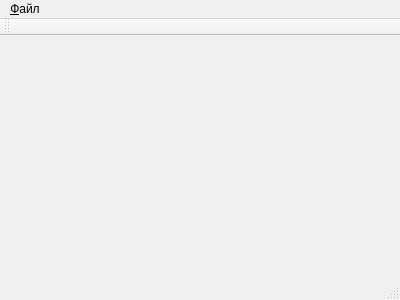
<?xml version="1.0" encoding="UTF-8"?>
<ui version="4.0">
 <class>MainWindow</class>
 <widget class="QMainWindow" name="MainWindow">
  <property name="geometry">
   <rect>
    <x>0</x>
    <y>0</y>
    <width>400</width>
    <height>300</height>
   </rect>
  </property>
  <property name="windowTitle">
   <string>MainWindow</string>
  </property>
  <widget class="QWidget" name="centralWidget"/>
  <widget class="QMenuBar" name="menuBar">
   <property name="geometry">
    <rect>
     <x>0</x>
     <y>0</y>
     <width>400</width>
     <height>23</height>
    </rect>
   </property>
   <widget class="QMenu" name="menu">
    <property name="title">
     <string>&amp;Файл</string>
    </property>
    <addaction name="actionOpen"/>
    <addaction name="action"/>
    <addaction name="separator"/>
    <addaction name="actionExit"/>
   </widget>
   <addaction name="menu"/>
  </widget>
  <widget class="QToolBar" name="mainToolBar">
   <attribute name="toolBarArea">
    <enum>TopToolBarArea</enum>
   </attribute>
   <attribute name="toolBarBreak">
    <bool>false</bool>
   </attribute>
  </widget>
  <widget class="QStatusBar" name="statusBar"/>
  <action name="actionOpen">
   <property name="text">
    <string>&amp;Открыть</string>
   </property>
  </action>
  <action name="actionExit">
   <property name="text">
    <string>&amp;Выход</string>
   </property>
  </action>
  <action name="action">
   <property name="text">
    <string>&amp;Преобразовать</string>
   </property>
  </action>
 </widget>
 <layoutdefault spacing="6" margin="11"/>
 <resources/>
 <connections>
  <connection>
   <sender>actionOpen</sender>
   <signal>triggered()</signal>
   <receiver>MainWindow</receiver>
   <slot>FileOpen()</slot>
   <hints>
    <hint type="sourcelabel">
     <x>-1</x>
     <y>-1</y>
    </hint>
    <hint type="destinationlabel">
     <x>199</x>
     <y>149</y>
    </hint>
   </hints>
  </connection>
 </connections>
 <slots>
  <slot>FileOpen()</slot>
  <slot>FileExit()</slot>
  <slot>FileConvert()</slot>
 </slots>
</ui>
